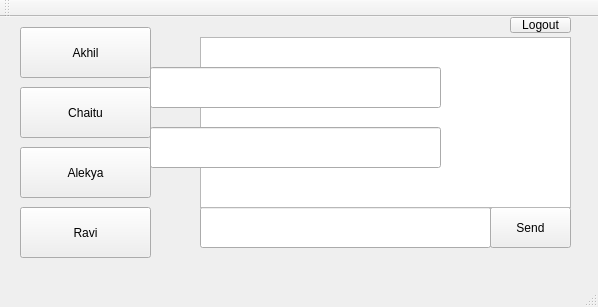
<?xml version="1.0" encoding="UTF-8"?>
<ui version="4.0">
 <class>MainWindow</class>
 <widget class="QMainWindow" name="MainWindow">
  <property name="geometry">
   <rect>
    <x>0</x>
    <y>0</y>
    <width>598</width>
    <height>307</height>
   </rect>
  </property>
  <property name="windowTitle">
   <string>MainWindow</string>
  </property>
  <widget class="QWidget" name="centralWidget">
   <widget class="QPushButton" name="send">
    <property name="geometry">
     <rect>
      <x>490</x>
      <y>190</y>
      <width>81</width>
      <height>41</height>
     </rect>
    </property>
    <property name="text">
     <string>Send</string>
    </property>
   </widget>
   <widget class="QTextEdit" name="disp">
    <property name="geometry">
     <rect>
      <x>200</x>
      <y>20</y>
      <width>371</width>
      <height>171</height>
     </rect>
    </property>
   </widget>
   <widget class="QLineEdit" name="type">
    <property name="geometry">
     <rect>
      <x>200</x>
      <y>190</y>
      <width>291</width>
      <height>41</height>
     </rect>
    </property>
   </widget>
   <widget class="QTextEdit" name="disp_2">
    <property name="geometry">
     <rect>
      <x>200</x>
      <y>20</y>
      <width>371</width>
      <height>171</height>
     </rect>
    </property>
   </widget>
   <widget class="QTextEdit" name="disp_3">
    <property name="geometry">
     <rect>
      <x>200</x>
      <y>20</y>
      <width>371</width>
      <height>171</height>
     </rect>
    </property>
   </widget>
   <widget class="QTextEdit" name="disp_4">
    <property name="geometry">
     <rect>
      <x>200</x>
      <y>20</y>
      <width>371</width>
      <height>171</height>
     </rect>
    </property>
   </widget>
   <widget class="QPushButton" name="pushButton">
    <property name="geometry">
     <rect>
      <x>20</x>
      <y>10</y>
      <width>131</width>
      <height>51</height>
     </rect>
    </property>
    <property name="text">
     <string>Akhil</string>
    </property>
   </widget>
   <widget class="QPushButton" name="pushButton_2">
    <property name="geometry">
     <rect>
      <x>20</x>
      <y>70</y>
      <width>131</width>
      <height>51</height>
     </rect>
    </property>
    <property name="text">
     <string>Chaitu</string>
    </property>
   </widget>
   <widget class="QPushButton" name="pushButton_3">
    <property name="geometry">
     <rect>
      <x>20</x>
      <y>130</y>
      <width>131</width>
      <height>51</height>
     </rect>
    </property>
    <property name="text">
     <string>Alekya</string>
    </property>
   </widget>
   <widget class="QPushButton" name="pushButton_4">
    <property name="geometry">
     <rect>
      <x>20</x>
      <y>190</y>
      <width>131</width>
      <height>51</height>
     </rect>
    </property>
    <property name="text">
     <string>Ravi</string>
    </property>
   </widget>
   <widget class="QLineEdit" name="username">
    <property name="geometry">
     <rect>
      <x>150</x>
      <y>50</y>
      <width>291</width>
      <height>41</height>
     </rect>
    </property>
   </widget>
   <widget class="QLineEdit" name="password">
    <property name="geometry">
     <rect>
      <x>150</x>
      <y>110</y>
      <width>291</width>
      <height>41</height>
     </rect>
    </property>
   </widget>
   <widget class="QPushButton" name="logout">
    <property name="geometry">
     <rect>
      <x>510</x>
      <y>0</y>
      <width>61</width>
      <height>16</height>
     </rect>
    </property>
    <property name="text">
     <string>Logout</string>
    </property>
   </widget>
  </widget>
  <widget class="QToolBar" name="mainToolBar">
   <attribute name="toolBarArea">
    <enum>TopToolBarArea</enum>
   </attribute>
   <attribute name="toolBarBreak">
    <bool>false</bool>
   </attribute>
  </widget>
  <widget class="QStatusBar" name="statusBar"/>
  <widget class="QMenuBar" name="menuBar">
   <property name="geometry">
    <rect>
     <x>0</x>
     <y>0</y>
     <width>598</width>
     <height>19</height>
    </rect>
   </property>
  </widget>
 </widget>
 <layoutdefault spacing="6" margin="11"/>
 <resources/>
 <connections/>
</ui>
